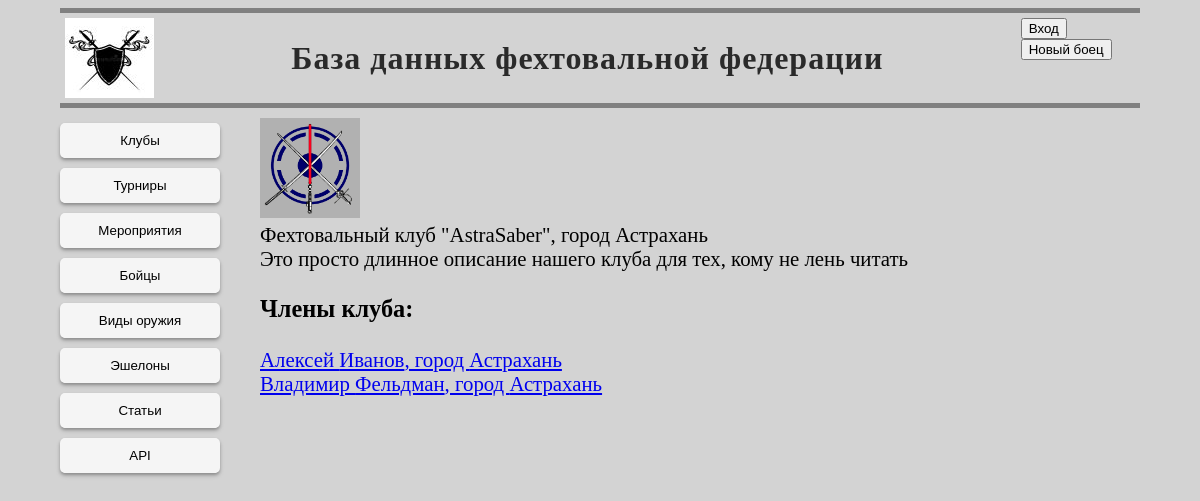
Before: /clubs/1/ with the older database file.
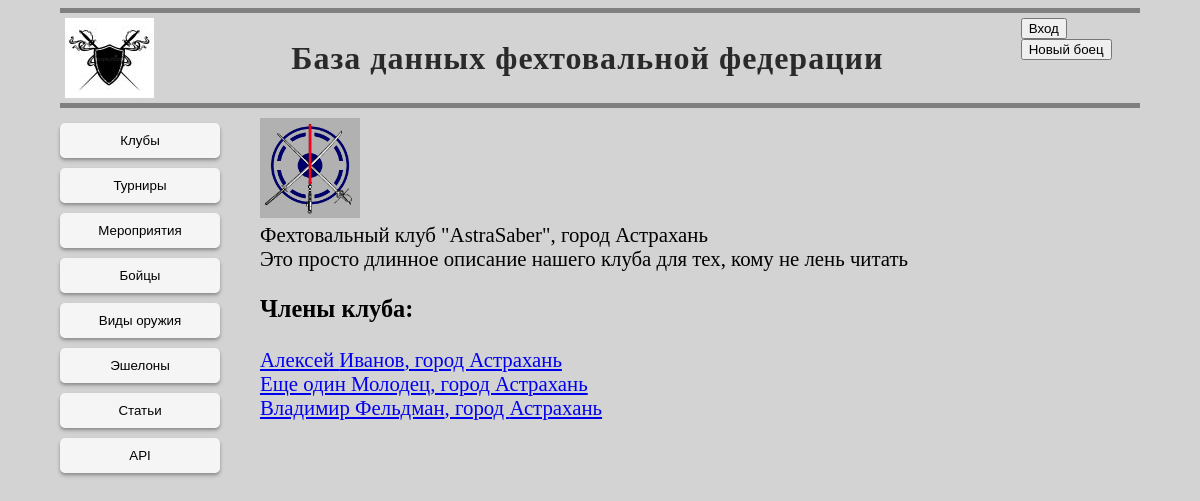
After: the same page with the newer database file.
### mainpage/models.py (models this page shows, shortened)
class Fighters(models.Model):
    class Meta:
        verbose_name = 'Боец'
        verbose_name_plural = 'Бойцы'
    first_name = models.CharField(max_length=30, blank=False, null=False, verbose_name='Имя')
    middle_name = models.CharField(max_length=30, blank=True, null=True, verbose_name='Отчество')
    last_name = models.CharField(max_length=30, blank=False, null=False, verbose_name='Фамилия')
    userpic = models.ImageField(upload_to='images/userpics', null=True, blank=True)
    user = models.OneToOneField(User, blank=True, null=True, on_delete=models.SET_NULL, related_name='fighter')
    active = models.BooleanField(default=True)
    city = models.CharField(max_length=30, blank=False, null=False)
    email = models.EmailField(blank=True, null=True)
    current_club = models.ForeignKey(Clubs, on_delete=models.SET_NULL, blank=True, null=True, verbose_name='Клуб')
    date_of_birth = models.DateField(blank=True, null=True, verbose_name='Дата рождения')
    weapons = models.ManyToManyField(Weapons)
    division = models.ForeignKey(Divisions, default=get_default_division, on_delete=models.PROTECT)
    GENDER_CHOICES = [
        (GENDERS[0], 'Мужской'),
        (GENDERS[1], 'Женский'),
    ]
    gender = models.CharField(max_length=20, choices=GENDER_CHOICES)

### clublist/views.py (the view)
# urls.py: path('<int:pk>/', views.club_details),
def club_details(request, pk):
    try:
        club = Clubs.objects.get(id=pk)
        fighters = club.fighters_set.all().order_by('last_name', 'first_name').exclude(active__exact=False)
        context = {
            'club': f'{club.long_name}',
            'city': f'{club.city}',
            'description': f'{club.description}',
            'image': f'{club.get_emblem()}',
            'fighters': fighters,
        }
    except Clubs.DoesNotExist:
        context = {
            'club': 'Клуб с таким номером не найден',
            'city': '',
            'description': '',
            'image': '',
            'fighters': ''
        }
    return render(request, 'clublist/club_details.html', context)

### mainpage/models.py (called while the page is built)
    def get_emblem(self):
        if self.emblem and hasattr(self.emblem, 'url'):
            return self.emblem.url
        else:
            return '/media/images/common/site-emblem.jpg'

### templates/clublist/club_details.html
{% extends  'base.html' %}
{% block main %}
            <div>
                <img src="{{ image }}" alt="Ошибка при загрузке изображения" width="100px">
            </div>
            <div>
                <div>{{ club }}, город {{ city }} </div>
                <div>{{ description }}</div>
                <div>
                  <h3>Члены клуба:</h3>
                  {% for fighter in fighters %}
                      <div><a href="../../fighters/{{ fighter.id }}/">{{fighter.first_name}} {{fighter.last_name}}, город {{fighter.city}}</a></div>
                  {% endfor %}
                </div>
            </div>
{% endblock %}

Changed rows visible on the page:
added Fighters: first_name "Еще один", last_name "Молодец", city "Астрахань"
